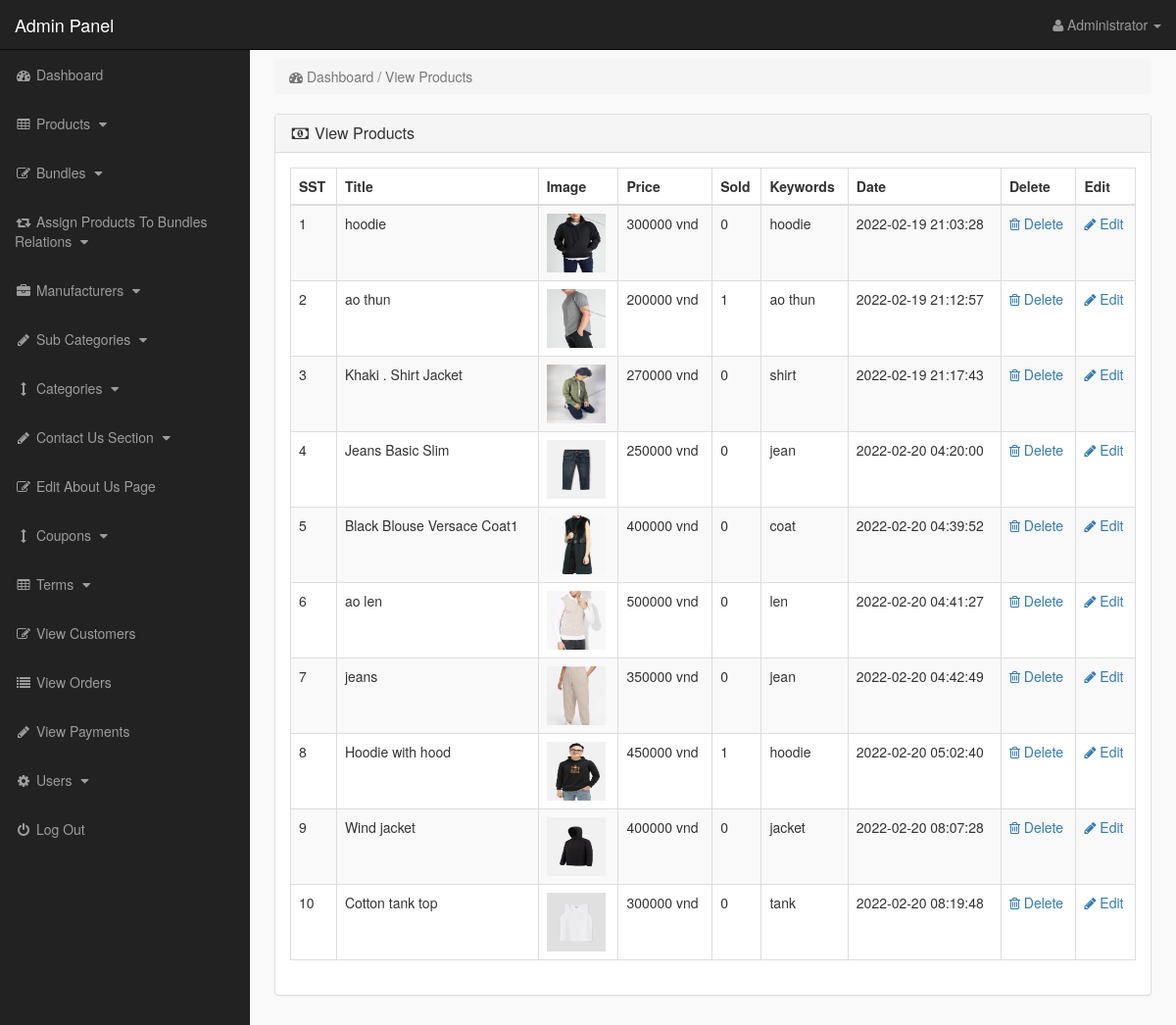
/admin_area/index.php?view_products (signed in), run on the app's committed database.
### tables this page shows
CREATE TABLE `products` (
  `product_id` int(10) NOT NULL,
  `p_cat_id` int(10) NOT NULL,
  `cat_id` int(10) NOT NULL,
  `manufacturer_id` int(10) NOT NULL,
  `date` timestamp NOT NULL DEFAULT current_timestamp() ON UPDATE current_timestamp(),
  `product_title` text NOT NULL,
  `product_url` text NOT NULL,
  `product_img1` text NOT NULL,
  `product_img2` text NOT NULL,
  `product_img3` text NOT NULL,
  `product_price` int(10) NOT NULL,
  `product_psp_price` int(100) NOT NULL,
  `product_desc` text NOT NULL,
  `product_features` text NOT NULL,
  `product_video` text NOT NULL,
  `product_keywords` text NOT NULL,
  `product_label` text NOT NULL,
  `status` varchar(255) NOT NULL
);

### admin_area/view_products.php (the view)
<?php
if(!isset($_SESSION['admin_email'])){
echo "<script>window.open('login.php','_self')</script>";
}
else {
?>
<div class="row">
<div class="col-lg-12" >
<ol class="breadcrumb" >
<li class="active" >
<i class="fa fa-dashboard"></i> Dashboard / View Products
</li>
</ol>
</div>
</div>
<div class="row" >
<div class="col-lg-12" >
<div class="panel panel-default" >
<div class="panel-heading" >
<h3 class="panel-title" >
<i class="fa fa-money fa-fw" ></i> View Products
</h3>
</div>
<div class="panel-body" >
<div class="table-responsive" >
<table class="table table-bordered table-hover table-striped" >
<thead>
<tr>
<th>SST</th>
<th>Title</th>
<th>Image</th>
<th>Price</th>
<th>Sold</th>
<th>Keywords</th>
<th>Date</th>
<th>Delete</th>
<th>Edit</th>
</tr>
</thead>
<tbody>
<?php
$i = 0;
$get_pro = "select * from products where status='product'";
$run_pro = mysqli_query($con,$get_pro);
while($row_pro=mysqli_fetch_array($run_pro)){
$pro_id = $row_pro['product_id'];
$pro_title = $row_pro['product_title'];
$pro_image = $row_pro['product_img1'];
$pro_price = $row_pro['product_price'];
$pro_keywords = $row_pro['product_keywords'];
$pro_date = $row_pro['date'];
$i++;
?>
<tr>
<td><?php echo $i; ?></td>
<td><?php echo $pro_title; ?></td>
<td><img src="product_images/<?php echo $pro_image; ?>" width="60" height="60"></td>
<td><?php echo $pro_price; ?> vnd</td>
<td>
<?php
$get_sold = "select * from pending_orders where product_id='$pro_id'";
$run_sold = mysqli_query($con,$get_sold);
$count = mysqli_num_rows($run_sold);
echo $count;
?>
</td>
<td> <?php echo $pro_keywords; ?> </td>
<td><?php echo $pro_date; ?></td>
<td>
<a href="index.php?delete_product=<?php echo $pro_id; ?>">
<i class="fa fa-trash-o"> </i> Delete
</a>
</td>
<td>
<a href="index.php?edit_product=<?php echo $pro_id; ?>">
<i class="fa fa-pencil"> </i> Edit
</a>
</td>
</tr>
<?php } ?>
</tbody>
</table>
</div>
</div>
</div>
</div>
</div>
<?php } ?>

### admin_area/includes/sidebar.php (shortened to what this page needs)
<?php
if(!isset($_SESSION['admin_email'])){
echo "<script>window.open('login.php','_self')</script>";
}
else {
?>
<nav class="navbar navbar-inverse navbar-fixed-top" >
<div class="navbar-header" >
<a class="navbar-brand" href="index.php?dashboard" >Admin Panel</a>
</div>
<ul class="nav navbar-right top-nav" >
<li class="dropdown" >
<a href="#" class="dropdown-toggle" data-toggle="dropdown" >
<i class="fa fa-user" ></i>
<?php echo $admin_name; ?> <b class="caret" ></b>
</a>
</li>
</ul>
<div class="collapse navbar-collapse navbar-ex1-collapse">
<ul class="nav navbar-nav side-nav">
<li>
<a href="index.php?dashboard">
<i class="fa fa-fw fa-dashboard"></i> Dashboard
</a>
</li>
<li>
<a href="#" data-toggle="collapse" data-target="#products">
<i class="fa fa-fw fa-table"></i> Products
<i class="fa fa-fw fa-caret-down"></i>
</a>
</li>
<li>
<a href="#" data-toggle="collapse" data-target="#bundles">
<i class="fa fa-fw fa-edit"></i> Bundles
<i class="fa fa-fw fa-caret-down"></i>
</a>
</li>
<li>
<a href="#" data-toggle="collapse" data-target="#relations">
<i class="fa fa-fw fa-retweet"></i> Assign Products To Bundles Relations
<i class="fa fa-fw fa-caret-down"></i>
</a>
</li>
<li>
<a href="#" data-toggle="collapse" data-target="#manufacturers">
<i class="fa fa-fw fa-briefcase"></i> Manufacturers
<i class="fa fa-fw fa-caret-down"></i>
</a>
</li>
<li>
<a href="#" data-toggle="collapse" data-target="#p_cat">
<i class="fa fa-fw fa-pencil"></i> Sub Categories
<i class="fa fa-fw fa-caret-down"></i>
</a>
</li>
<li>
<a href="#" data-toggle="collapse" data-target="#cat">
<i class="fa fa-fw fa-arrows-v"></i> Categories
<i class="fa fa-fw fa-caret-down"></i>
</a>
</li>
<li>
<a href="#" data-toggle="collapse" data-target="#contact_us">
<i class="fa fa-fw fa-pencil"> </i> Contact Us Section
<i class="fa fa-fw fa-caret-down"></i>
</a>
</li>
<li>
<a href="index.php?edit_about_us">
<i class="fa fa-fw fa-edit"></i> Edit About Us Page
</a>
</li>
<li>
<a href="#" data-toggle="collapse" data-target="#coupons">
<i class="fa fa-fw fa-arrows-v"></i> Coupons
<i class="fa fa-fw fa-caret-down"></i>
</a>
</li>
<li>
<a href="#" data-toggle="collapse" data-target="#terms" >
<i class="fa fa-fw fa-table"></i> Terms
<i class="fa fa-fw fa-caret-down"></i>
</a>
</li>
<li>
<a href="index.php?view_customers">
<i class="fa fa-fw fa-edit"></i> View Customers
</a>
</li>
<li>
<a href="index.php?view_orders">
<i class="fa fa-fw fa-list"></i> View Orders
</a>
</li>
<li>
<a href="index.php?view_payments">
<i class="fa fa-fw fa-pencil"></i> View Payments
</a>
</li>
<li>
<a href="#" data-toggle="collapse" data-target="#users">
<i class="fa fa-fw fa-gear"></i> Users
<i class="fa fa-fw fa-caret-down"></i>
</a>
</li>
<li>
<a href="logout.php">
<i class="fa fa-fw fa-power-off"></i> Log Out
</a>
</li>
</ul>
</div>
</nav>
<?php } ?>

### admin_area/css/style.css (style rules this page uses)
body { margin-top:100px; }
@media (min-width: 768px) { body { margin-top:50px; } }
.top-nav { padding:0 15px; }
.top-nav>li { display:inline-block; float:left; }
.top-nav>li>a { padding-top:15px; padding-bottom:15px; line-height:20px; color:#999; }
@media (min-width: 768px) { .side-nav { position:fixed; top:51px; width:255px; border-radius:0; overflow-y:auto; background-color: #222; bottom:0; overflow-x:hidden; padding-bottom:40px; } }
@media (min-width: 768px) { .side-nav>li>a { width:255px; } }
.panel-body { border-radius:5px; }

### data on the page
products: product_title "hoodie", product_img1 (picture), product_price "300000", count "0", product_keywords "hoodie", date "2022-02-19 21:03:28"
products: product_title "ao thun", product_img1 (picture), product_price "200000", count "1", product_keywords "ao thun", date "2022-02-19 21:12:57"
products: product_title "Khaki . Shirt Jacket", product_img1 (picture), product_price "270000", count "0", product_keywords "shirt", date "2022-02-19 21:17:43"
products: product_title "Jeans Basic Slim", product_img1 (picture), product_price "250000", count "0", product_keywords "jean", date "2022-02-20 04:20:00"
products: product_title "Black Blouse Versace Coat1", product_img1 (picture), product_price "400000", count "0", product_keywords "coat", date "2022-02-20 04:39:52"
products: product_title "ao len", product_img1 (picture), product_price "500000", count "0", product_keywords "len", date "2022-02-20 04:41:27"
products: product_title "jeans", product_img1 (picture), product_price "350000", count "0", product_keywords "jean", date "2022-02-20 04:42:49"
products: product_title "Hoodie with hood", product_img1 (picture), product_price "450000", count "1", product_keywords "hoodie", date "2022-02-20 05:02:40"
products: product_title "Wind jacket", product_img1 (picture), product_price "400000", count "0", product_keywords "jacket", date "2022-02-20 08:07:28"
products: product_title "Cotton tank top", product_img1 (picture), product_price "300000", count "0", product_keywords "tank", date "2022-02-20 08:19:48"

### other printed values
$admin_name "Administrator"
